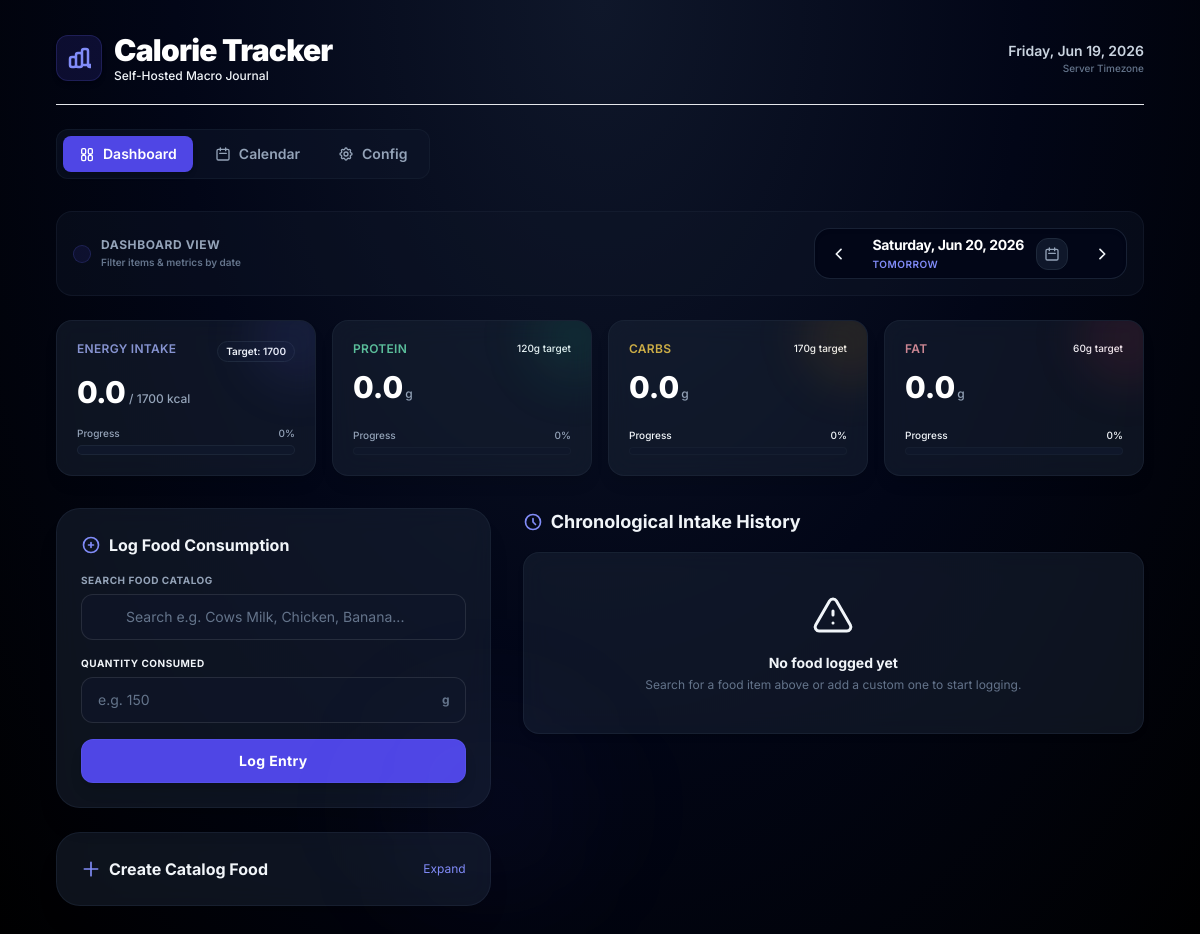
/?date=2026-06-20, run on the app's committed database.
### tables this page shows
CREATE TABLE targets (
        key TEXT PRIMARY KEY,
        value REAL NOT NULL
    );

### app/main.py (the view)
@app.get("/", response_class=HTMLResponse)
def index_view(request: Request, date: str = None):
    if not date:
        date = datetime.now().strftime("%Y-%m-%d")
    try:
        date_obj = datetime.strptime(date, "%Y-%m-%d")
    except (ValueError, TypeError):
        date_obj = datetime.now()
        date = date_obj.strftime("%Y-%m-%d")
    prev_date = (date_obj - timedelta(days=1)).strftime("%Y-%m-%d")
    next_date = (date_obj + timedelta(days=1)).strftime("%Y-%m-%d")
    formatted_selected_date = date_obj.strftime("%A, %b %d, %Y")
    today_str = datetime.now().strftime("%Y-%m-%d")
    yesterday_str = (datetime.now() - timedelta(days=1)).strftime("%Y-%m-%d")
    tomorrow_str = (datetime.now() + timedelta(days=1)).strftime("%Y-%m-%d")
    if date == today_str:
        selected_day_name = "Today"
    elif date == yesterday_str:
        selected_day_name = "Yesterday"
    elif date == tomorrow_str:
        selected_day_name = "Tomorrow"
    else:
        selected_day_name = date_obj.strftime("%A")
    conn = get_db_connection()
    metrics = get_daily_metrics(conn, date)
    history = get_grouped_history(conn, date)
    conn.close()
    return templates.TemplateResponse(request, "index.html", {
        "metrics": metrics,
        "history": history,
        "active_tab": "dashboard",
        "selected_date": date,
        "formatted_selected_date": formatted_selected_date,
        "selected_day_name": selected_day_name,
        "prev_date": prev_date,
        "next_date": next_date,
        "today_date": today_str
    })

### app/templates/index.html (shortened to what this page needs)
{% extends "base.html" %}
{% block content %}
    <div hx-boost="true" class="flex flex-col sm:flex-row justify-between items-center gap-4 mb-6 bg-slate-900/40 border border-slate-800/40 p-4 rounded-2xl">
        <div class="flex items-center gap-2.5">
            <div class="p-2 bg-indigo-600/10 rounded-xl border border-indigo-500/20 text-indigo-400">
            </div>
            <div>
                <span class="text-xs font-bold text-slate-400 uppercase tracking-wider block">Dashboard View</span>
                <span class="text-[10px] font-semibold text-slate-500 block mt-0.5">Filter items & metrics by date</span>
            </div>
        </div>
        <div class="flex items-center bg-slate-950 border border-slate-800/80 p-1.5 rounded-2xl shadow-inner gap-1">
            <a href="/?date={{ prev_date }}" class="p-2.5 rounded-xl hover:bg-slate-900 text-slate-450 hover:text-white transition-colors" title="Previous Day">
                <svg xmlns="http://www.w3.org/2000/svg" class="h-4 w-4" fill="none" viewBox="0 0 24 24" stroke="currentColor">
                    <path stroke-linecap="round" stroke-linejoin="round" stroke-width="2.5" d="M15 19l-7-7 7-7" />
                </svg>
            </a>
            <div class="flex items-center gap-3 px-3 min-w-[210px] justify-between">
                <div class="text-left">
                    <span class="text-sm font-bold text-white block tracking-tight">{{ formatted_selected_date }}</span>
                    <span class="text-[10px] font-semibold text-indigo-400 uppercase tracking-wider block mt-0.5">{{ selected_day_name }}</span>
                </div>
                <div class="relative w-8 h-8 flex items-center justify-center rounded-xl bg-slate-900 border border-slate-800 hover:border-slate-700 hover:text-indigo-400 text-slate-400 transition-all cursor-pointer">
                    <svg xmlns="http://www.w3.org/2000/svg" class="h-4 w-4" fill="none" viewBox="0 0 24 24" stroke="currentColor">
                        <path stroke-linecap="round" stroke-linejoin="round" stroke-width="2" d="M8 7V3m8 4V3m-9 8h10M5 21h14a2 2 0 002-2V7a2 2 0 00-2-2H5a2 2 0 00-2 2v12a2 2 0 002 2z" />
                    </svg>
                </div>
            </div>
            <a href="/?date={{ next_date }}" class="p-2.5 rounded-xl hover:bg-slate-900 text-slate-450 hover:text-white transition-colors" title="Next Day">
                <svg xmlns="http://www.w3.org/2000/svg" class="h-4 w-4" fill="none" viewBox="0 0 24 24" stroke="currentColor">
                    <path stroke-linecap="round" stroke-linejoin="round" stroke-width="2.5" d="M9 5l7 7-7 7" />
                </svg>
            </a>
        </div>
    </div>
    <div id="metrics-panel" class="grid grid-cols-1 sm:grid-cols-2 lg:grid-cols-4 gap-4 mb-8">
        {% include "metrics.html" %}
    </div>
    <div class="grid grid-cols-1 lg:grid-cols-12 gap-8">
        <div class="lg:col-span-5 space-y-6">
            <div class="glass-panel p-6 rounded-3xl border border-slate-800/60 shadow-xl relative z-20">
                <div class="absolute -right-24 -bottom-24 w-48 h-48 bg-indigo-500/5 rounded-full blur-3xl pointer-events-none"></div>
                <h2 class="text-base font-bold text-slate-100 mb-4 flex items-center gap-2">
                    <svg xmlns="http://www.w3.org/2000/svg" class="h-5 w-5 text-indigo-400" fill="none" viewBox="0 0 24 24" stroke="currentColor">
                        <path stroke-linecap="round" stroke-linejoin="round" stroke-width="2" d="M12 9v3m0 0v3m0-3h3m-3 0H9m12 0a9 9 0 11-18 0 9 9 0 0118 0z" />
                    </svg>
                    Log Food Consumption
                </h2>
                <form hx-post="/log/add" hx-target="#history-panel" hx-swap="innerHTML" class="space-y-4" onsubmit="clearLogForm()">
                    <div class="relative">
                        <label class="block text-[10px] font-bold text-slate-400 uppercase tracking-wider mb-1.5">Search Food Catalog</label>
                        <div class="relative">
                            <input
                                type="text"
                                id="log-food-search"
                                name="search_query"
                                placeholder="Search e.g. Cows Milk, Chicken, Banana..."
                                class="w-full px-4 py-3 pl-11 rounded-xl glass-input text-slate-100 text-sm placeholder-slate-500"
                                hx-post="/search"
                                hx-trigger="keyup changed delay:150ms"
                                hx-target="#search-results"
                                autocomplete="off"
                                onfocus="showDropdown()"
                            >
                            <div class="absolute inset-y-0 left-0 pl-4 flex items-center pointer-events-none">
                            </div>
                        </div>
                    </div>
                    <div class="flex gap-4">
                        <div class="flex-1">
                            <label class="block text-[10px] font-bold text-slate-450 uppercase tracking-wider mb-1.5">Quantity consumed</label>
                            <div class="relative">
                                <input
                                    type="number"
                                    id="log-quantity"
                                    name="quantity"
                                    step="any"
                                    min="0.01"
                                    placeholder="e.g. 150"
                                    required
                                    class="w-full px-4 py-3 pr-12 rounded-xl glass-input text-slate-100 text-sm placeholder-slate-500"
                                >
                                <div class="absolute inset-y-0 right-0 pr-4 flex items-center pointer-events-none">
                                    <span id="quantity-unit" class="text-xs font-bold text-slate-500">g</span>
                                </div>
                            </div>
                        </div>
                    </div>
                    <button
                        type="submit"
                        class="w-full h-11 rounded-xl bg-indigo-600 hover:bg-indigo-500 text-white font-bold text-sm tracking-wide shadow-lg hover:shadow-indigo-500/20 active:translate-y-0.5 transition-all duration-150 flex items-center justify-center border border-indigo-500/30"
                    >
                        Log Entry
                    </button>
                </form>
            </div>
            <details class="group glass-panel rounded-3xl border border-slate-800/60 p-6 shadow-xl relative z-10 overflow-hidden transition-all duration-200">
                <summary class="list-none flex justify-between items-center cursor-pointer select-none">
                    <h2 class="text-base font-bold text-slate-100 flex items-center gap-2">
                        <svg xmlns="http://www.w3.org/2000/svg" class="h-5 w-5 text-indigo-400 group-open:rotate-45 transition-transform duration-200" fill="none" viewBox="0 0 24 24" stroke="currentColor">
                            <path stroke-linecap="round" stroke-linejoin="round" stroke-width="2" d="M12 4v16m8-8H4" />
                        </svg>
                        Create Catalog Food
                    </h2>
                    <span class="text-xs text-indigo-400 group-open:hidden">Expand</span>
                </summary>
            </details>
        </div>
        <div class="lg:col-span-7">
            <h2 class="text-lg font-bold text-slate-100 mb-4 flex items-center gap-2">
                <svg xmlns="http://www.w3.org/2000/svg" class="h-5 w-5 text-indigo-400" fill="none" viewBox="0 0 24 24" stroke="currentColor">
                    <path stroke-linecap="round" stroke-linejoin="round" stroke-width="2" d="M12 8v4l3 3m6-3a9 9 0 11-18 0 9 9 0 0118 0z" />
                </svg>
                Chronological Intake History
            </h2>
            <div id="history-panel">
                {% include "logs.html" %}
            </div>
        </div>
    </div>
{% endblock %}

### app/templates/metrics.html (shortened to what this page needs)
<div class="glass-panel p-5 rounded-2xl relative overflow-hidden flex flex-col justify-between min-h-[140px] border border-slate-800/60 shadow-lg">
    <div class="absolute -right-8 -top-8 w-24 h-24 bg-indigo-500/10 rounded-full blur-xl glow-glow"></div>
    <div>
        <div class="flex justify-between items-start">
            <span class="text-xs font-semibold tracking-wide uppercase text-indigo-300/80">Energy Intake</span>
            <span class="text-[10px] px-2 py-0.5 rounded-full bg-slate-900 text-slate-350 font-semibold border border-slate-800">
                Target: {{ metrics.targets.calories | int }}
            </span>
        </div>
        <div class="mt-3 flex items-baseline gap-1">
            <span class="text-3xl font-extrabold tracking-tight text-white">{{ metrics.totals.calories }}</span>
            <span class="text-xs text-slate-400 font-medium">/ {{ metrics.targets.calories | int }} kcal</span>
        </div>
    </div>
    <div class="mt-4">
        <div class="flex justify-between text-[10px] mb-1 font-medium text-slate-400">
            <span>Progress</span>
            <span>{{ metrics.percentages.calories }}%</span>
        </div>
        <div class="w-full bg-slate-900 rounded-full h-2.5 p-0.5 border border-slate-800/80 overflow-hidden">
        </div>
    </div>
</div>
<div class="glass-panel p-5 rounded-2xl relative overflow-hidden flex flex-col justify-between min-h-[140px] border border-slate-800/60 shadow-lg">
    <div class="absolute -right-8 -top-8 w-24 h-24 bg-emerald-500/10 rounded-full blur-xl glow-glow"></div>
    <div>
        <div class="flex justify-between items-start">
            <span class="text-xs font-semibold tracking-wide uppercase text-emerald-300/80">Protein</span>
            <span class="text-[10px] text-slate-450 font-medium">{{ metrics.targets.protein | int }}g target</span>
        </div>
        <div class="mt-3 flex items-baseline gap-0.5">
            <span class="text-3xl font-extrabold text-white">{{ metrics.totals.protein }}</span>
            <span class="text-xs text-slate-400 font-medium">g</span>
        </div>
    </div>
    <div class="mt-4">
        <div class="flex justify-between text-[10px] mb-1 font-medium text-slate-400">
            <span>Progress</span>
            <span>{{ metrics.percentages.protein }}%</span>
        </div>
        <div class="w-full bg-slate-900 rounded-full h-2 overflow-hidden border border-slate-800/40">
        </div>
    </div>
</div>
<div class="glass-panel p-5 rounded-2xl relative overflow-hidden flex flex-col justify-between min-h-[140px] border border-slate-800/60 shadow-lg">
    <div class="absolute -right-8 -top-8 w-24 h-24 bg-amber-500/10 rounded-full blur-xl glow-glow"></div>
    <div>
        <div class="flex justify-between items-start">
            <span class="text-xs font-semibold tracking-wide uppercase text-amber-300/80">Carbs</span>
            <span class="text-[10px] text-slate-450 font-medium">{{ metrics.targets.carbs | int }}g target</span>
        </div>
        <div class="mt-3 flex items-baseline gap-0.5">
            <span class="text-3xl font-extrabold text-white">{{ metrics.totals.carbs }}</span>
            <span class="text-xs text-slate-400 font-medium">g</span>
        </div>
    </div>
    <div class="mt-4">
        <div class="flex justify-between text-[10px] mb-1 font-medium text-slate-450">
            <span>Progress</span>
            <span>{{ metrics.percentages.carbs }}%</span>
        </div>
        <div class="w-full bg-slate-900 rounded-full h-2 overflow-hidden border border-slate-800/40">
        </div>
    </div>
</div>
<div class="glass-panel p-5 rounded-2xl relative overflow-hidden flex flex-col justify-between min-h-[140px] border border-slate-800/60 shadow-lg">
    <div class="absolute -right-8 -top-8 w-24 h-24 bg-rose-500/10 rounded-full blur-xl glow-glow"></div>
    <div>
        <div class="flex justify-between items-start">
            <span class="text-xs font-semibold tracking-wide uppercase text-rose-300/80">Fat</span>
            <span class="text-[10px] text-slate-450 font-medium">{{ metrics.targets.fat | int }}g target</span>
        </div>
        <div class="mt-3 flex items-baseline gap-0.5">
            <span class="text-3xl font-extrabold text-white">{{ metrics.totals.fat }}</span>
            <span class="text-xs text-slate-400 font-medium">g</span>
        </div>
    </div>
    <div class="mt-4">
        <div class="flex justify-between text-[10px] mb-1 font-medium text-slate-450">
            <span>Progress</span>
            <span>{{ metrics.percentages.fat }}%</span>
        </div>
        <div class="w-full bg-slate-900 rounded-full h-2 overflow-hidden border border-slate-800/40">
        </div>
    </div>
</div>

### app/static/css/style.css (style rules this page uses)
:root { --glass-bg: rgba(30, 41, 59, 0.45); --glass-border: rgba(255, 255, 255, 0.08); }
.glass-panel { background: var(--glass-bg); backdrop-filter: blur(12px); -webkit-backdrop-filter: blur(12px); border: 1px solid var(--glass-border); }
.glass-input { background: rgba(15, 23, 42, 0.6); border: 1px solid rgba(255, 255, 255, 0.1); transition: all 0.2s cubic-bezier(0.4, 0, 0.2, 1); }
.glow-glow { animation: pulse-glow 8s infinite alternate ease-in-out; }

### data on the page
targets: targets.calories "1700"
targets: targets.protein "120"
targets: targets.carbs "170"
targets: targets.fat "60"

### other printed values
{{ selected_day_name }} "TOMORROW"
{{ metrics.totals.calories }} "0.0"
{{ metrics.percentages.calories }} "0"
{{ metrics.totals.protein }} "0.0"
{{ metrics.percentages.protein }} "0"
{{ metrics.totals.carbs }} "0.0"
{{ metrics.percentages.carbs }} "0"
{{ metrics.totals.fat }} "0.0"
{{ metrics.percentages.fat }} "0"
